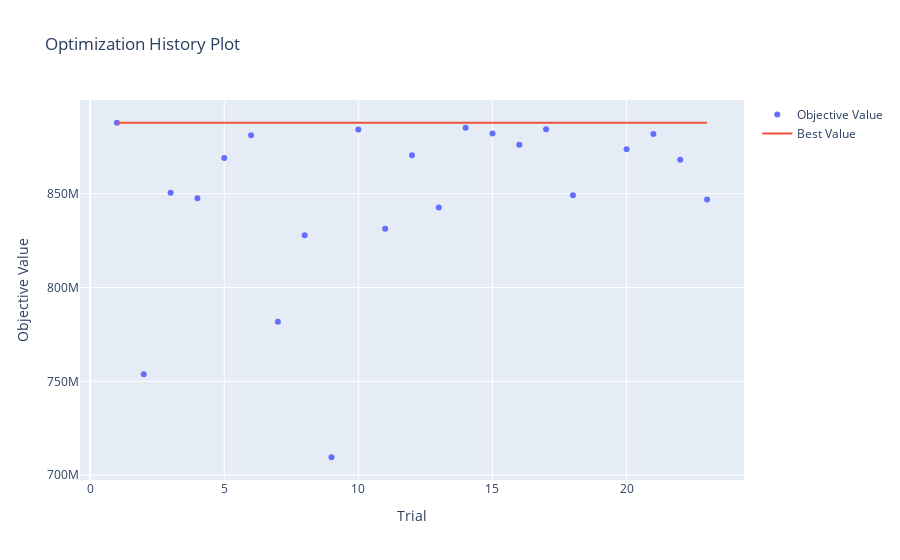

The cell this chart's notebook holds for it:
### Code cell
plot_optimization_history(study)

### Figure 1 — Plotly figure (JSON) as saved in the notebook; plotly's stock layout.template omitted (floating-point values rounded to 4 significant figures)
{"data": [{"mode": "markers", "name": "Objective Value", "type": "scatter", "x": [1, 2, 3, 4, 5, 6, 7, 8, 9, 10, 11, 12, 13, 14, 15, 16, 17, 18, 20, 21, 22, 23], "y": [887780000, 753720000, 850520000, 847580000, 869000000, 881120000, 781740000, 827880000, 709560000, 884180000, 831300000, 870400000, 842600000, 885160000, 882020000, 876060000, 884260000, 849100000, 873620000, 881840000, 868100000, 846880000]}, {"mode": "lines", "name": "Best Value", "type": "scatter", "x": [0, 1, 2, 3, 4, 5, 6, 7, 8, 9, 10, 11, 12, 13, 14, 15, 16, 17, 18, 19, 20, 21, 22, 23], "y": [null, 887780000, 887780000, 887780000, 887780000, 887780000, 887780000, 887780000, 887780000, 887780000, 887780000, 887780000, 887780000, 887780000, 887780000, 887780000, 887780000, 887780000, 887780000, 887780000, 887780000, 887780000, 887780000, 887780000]}, {"marker": {"color": "#cccccc"}, "mode": "markers", "name": "Infeasible Trial", "showlegend": false, "type": "scatter", "x": [], "y": []}], "layout": {"title": {"text": "Optimization History Plot"}, "xaxis": {"title": {"text": "Trial"}}, "yaxis": {"title": {"text": "Objective Value"}}}}
